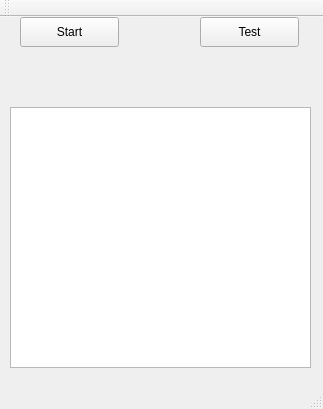
<?xml version="1.0" encoding="UTF-8"?>
<ui version="4.0">
 <class>CGui</class>
 <widget class="QMainWindow" name="CGui">
  <property name="geometry">
   <rect>
    <x>0</x>
    <y>0</y>
    <width>323</width>
    <height>409</height>
   </rect>
  </property>
  <property name="windowTitle">
   <string>CGui</string>
  </property>
  <widget class="QWidget" name="centralWidget">
   <widget class="QTextEdit" name="textEdit">
    <property name="geometry">
     <rect>
      <x>10</x>
      <y>90</y>
      <width>301</width>
      <height>261</height>
     </rect>
    </property>
   </widget>
   <widget class="QPushButton" name="pbSS">
    <property name="geometry">
     <rect>
      <x>20</x>
      <y>0</y>
      <width>99</width>
      <height>30</height>
     </rect>
    </property>
    <property name="text">
     <string>Start</string>
    </property>
   </widget>
   <widget class="QPushButton" name="pbTest">
    <property name="geometry">
     <rect>
      <x>200</x>
      <y>0</y>
      <width>99</width>
      <height>30</height>
     </rect>
    </property>
    <property name="text">
     <string>Test</string>
    </property>
   </widget>
  </widget>
  <widget class="QMenuBar" name="menuBar">
   <property name="geometry">
    <rect>
     <x>0</x>
     <y>0</y>
     <width>323</width>
     <height>28</height>
    </rect>
   </property>
  </widget>
  <widget class="QToolBar" name="mainToolBar">
   <attribute name="toolBarArea">
    <enum>TopToolBarArea</enum>
   </attribute>
   <attribute name="toolBarBreak">
    <bool>false</bool>
   </attribute>
  </widget>
  <widget class="QStatusBar" name="statusBar"/>
 </widget>
 <layoutdefault spacing="6" margin="11"/>
 <resources/>
 <connections/>
</ui>
